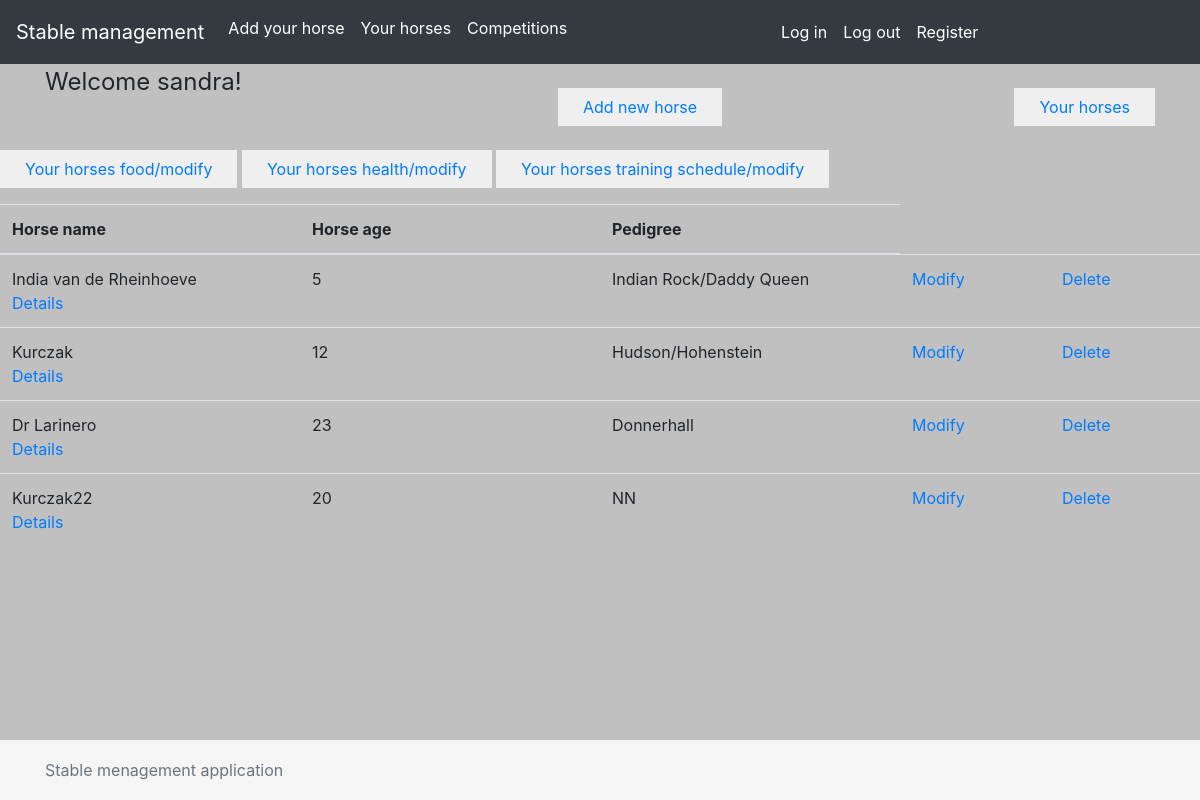
Page /stable_schedule/horse/list/ (signed in) on the earlier database version.
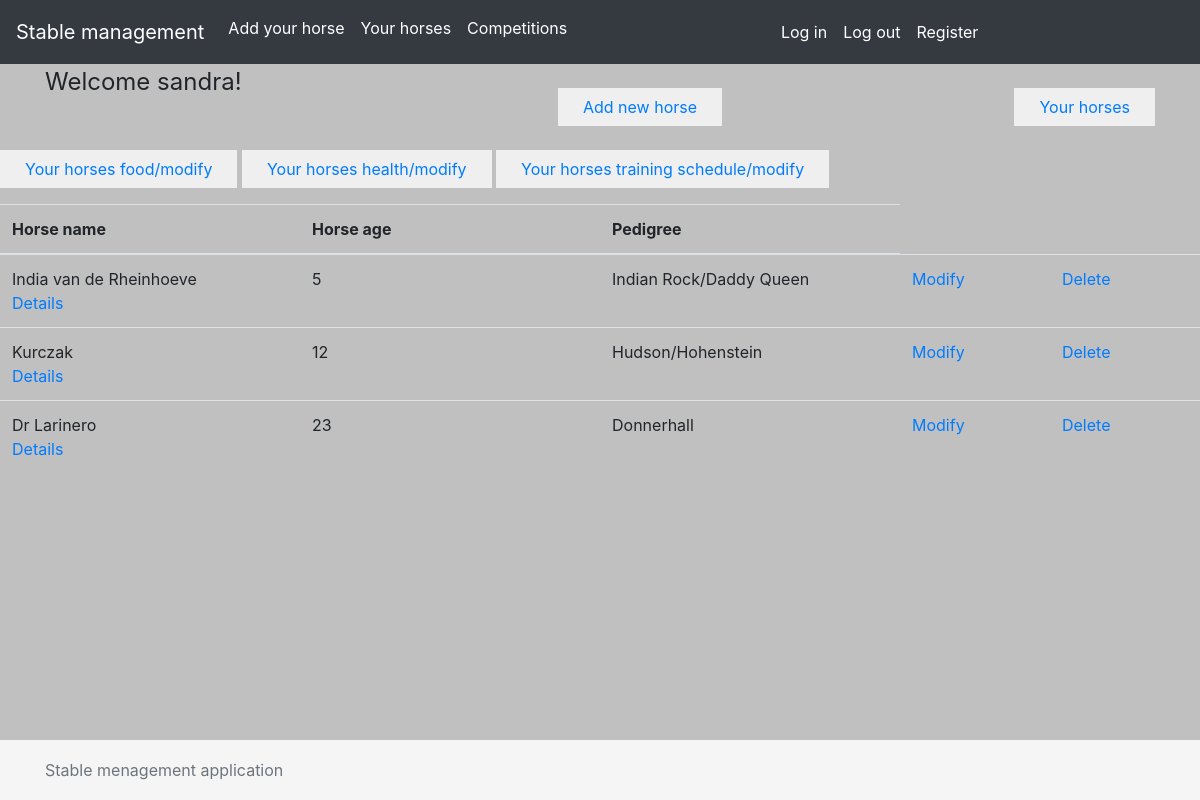
Same page on the later database version.
### stable_schedule/models.py (models this page shows)
class Horse(models.Model):
    name = models.CharField (max_length=64)
    age = models.IntegerField()
    pedigree = models.CharField(max_length=100)
    owner = models.ForeignKey(User, on_delete=models.CASCADE, related_name='horses')
    competitions = models.ManyToManyField('Competition', related_name='horses')

### stable_schedule/views.py (the view)
# urls.py: path('horse/list/', views.ShowHorseListView.as_view(), name='horse_list'),
class ShowHorseListView(LoginRequiredMixin,View):
    def get(self, request):
        horses = Horse.objects.filter(owner=request.user)
        return render(request, "horses_list.html", {"horses": horses})

### templates/horses_list.html
{% extends 'base.html' %}
{% block content %}
        <p>
            <button class="btn btn-color rounded-0 mt-4 pl-4 pr-4">
                <a href="/stable_schedule/horse/feeding/list/">Your horses food/modify</a>
            </button>
            <button class="btn btn-color rounded-0 mt-4 pl-4 pr-4">
                <a href="/stable_schedule/horse/health/list/">Your horses health/modify</a>
            </button>
            <button class="btn btn-color rounded-0 mt-4 pl-4 pr-4">
                <a href="/stable_schedule/horse/training_schedule/list/">Your horses training schedule/modify</a>
            </button>
    </p>
<table class="table">
  <thead>
    <tr>
      <th scope="col" class="col-2">Horse name</th>
      <th scope="col" class="col-1">Horse age</th>
      <th scope="col" class="col-1">Pedigree</th>
    </tr>
  </thead>
  <tbody>
    {% for horse in horses %}
    <tr>
      <td class="col-2">
          {{ horse.name }}<br>
          <a href="/stable_schedule/horse/{{ horse.id }}/">Details</a>
      </td>
        <td class="col-2"> {{ horse.age }}
        </td>
        <td class="col-2">{{ horse.pedigree }}
        </td>
      <td class="col-1">
        <a href="/stable_schedule/horse/modify/{{ horse.id }}/">Modify</a>
      </td>
      <td class="col-1">
        <a href="/stable_schedule/horse/delete/{{ horse.id }}/">Delete</a>
      </td>
    </tr>
  {% endfor %}
  </tbody>
</table>
{% endblock %}

Differences in the rows shown:
removed Horse: name "Kurczak22", age "20", pedigree "NN"
